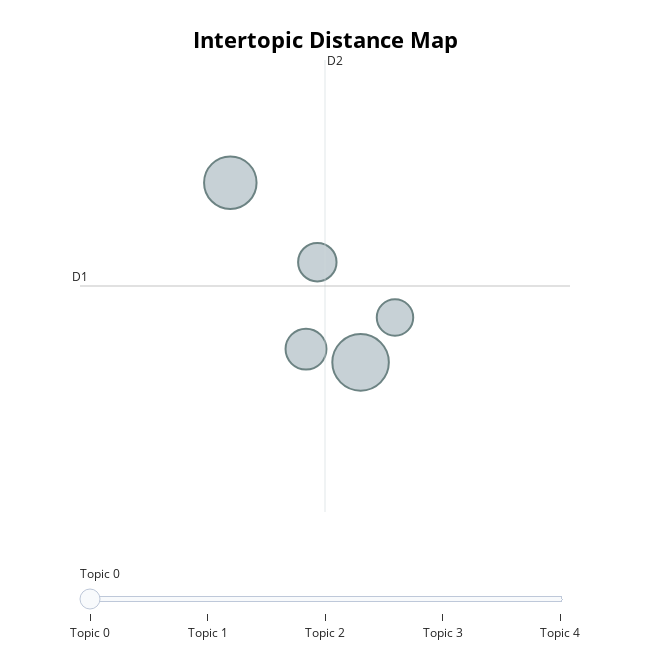

Notebook source saved alongside this figure:
### Markdown cell above
## Topic Relationships
Having extracted the topics and their representations it might be helpful to check out the uniqueness of each topic. Some topics might be quite similar and could be merged or are simply interesting to research further. 

To do this, we start off by mapping our topics to a 2D representation by reducing the topic vectors with UMAP:

### Code cell
topic_model.visualize_topics(top_n_topics=num_topics)

### Figure 1 — Plotly figure (JSON) as saved in the notebook; plotly's stock layout.template omitted (floating-point values rounded to 4 significant figures)
{"data": [{"customdata": [[0, "legal | document | text | contract | extraction", 65], [1, "model | graph | llms | knowledge | task", 56], [2, "business | rule | sbvr | vocabulary | model", 34], [3, "logic | deontic | agent | obligation | law", 30], [4, "ontology | semantic | web | legal | domain", 27]], "hovertemplate": "<b>Topic %{customdata[0]}</b><br>%{customdata[1]}<br>Size: %{customdata[2]}", "legendgroup": "", "marker": {"color": "#B0BEC5", "line": {"color": "DarkSlateGrey", "width": 2}, "size": [65, 56, 34, 30, 27], "sizemode": "area", "sizeref": 0.04063, "symbol": "circle"}, "mode": "markers", "name": "", "orientation": "v", "showlegend": false, "type": "scatter", "x": [14.49, 12.83, 13.79, 13.94, 14.93], "xaxis": "x", "y": [-14.05, -11.52, -13.87, -12.64, -13.42], "yaxis": "y"}], "layout": {"annotations": [{"showarrow": false, "text": "D1", "x": 10.9, "y": -12.98, "yshift": 10}, {"showarrow": false, "text": "D2", "x": 14.04, "xshift": 10, "y": -9.794}], "height": 650, "hoverlabel": {"bgcolor": "white", "font": {"family": "Rockwell", "size": 16}}, "legend": {"itemsizing": "constant", "tracegroupgap": 0}, "margin": {"t": 60}, "shapes": [{"line": {"color": "#CFD8DC", "width": 2}, "type": "line", "x0": 14.04, "x1": 14.04, "y0": -16.16, "y1": -9.794}, {"line": {"color": "#9E9E9E", "width": 2}, "type": "line", "x0": 10.9, "x1": 17.17, "y0": -12.98, "y1": -12.98}], "sliders": [{"active": 0, "pad": {"t": 50}, "steps": [{"args": [{"marker.color": [["red", "#B0BEC5", "#B0BEC5", "#B0BEC5", "#B0BEC5"]]}], "label": "Topic 0", "method": "update"}, {"args": [{"marker.color": [["#B0BEC5", "red", "#B0BEC5", "#B0BEC5", "#B0BEC5"]]}], "label": "Topic 1", "method": "update"}, {"args": [{"marker.color": [["#B0BEC5", "#B0BEC5", "red", "#B0BEC5", "#B0BEC5"]]}], "label": "Topic 2", "method": "update"}, {"args": [{"marker.color": [["#B0BEC5", "#B0BEC5", "#B0BEC5", "red", "#B0BEC5"]]}], "label": "Topic 3", "method": "update"}, {"args": [{"marker.color": [["#B0BEC5", "#B0BEC5", "#B0BEC5", "#B0BEC5", "red"]]}], "label": "Topic 4", "method": "update"}]}], "title": {"font": {"color": "Black", "size": 22}, "text": "<b>Intertopic Distance Map</b>", "x": 0.5, "xanchor": "center", "y": 0.95, "yanchor": "top"}, "width": 650, "xaxis": {"anchor": "y", "domain": [0, 1], "range": [10.9, 17.17], "title": {"text": ""}, "visible": false}, "yaxis": {"anchor": "x", "domain": [0, 1], "range": [-16.16, -9.794], "title": {"text": ""}, "visible": false}}}
